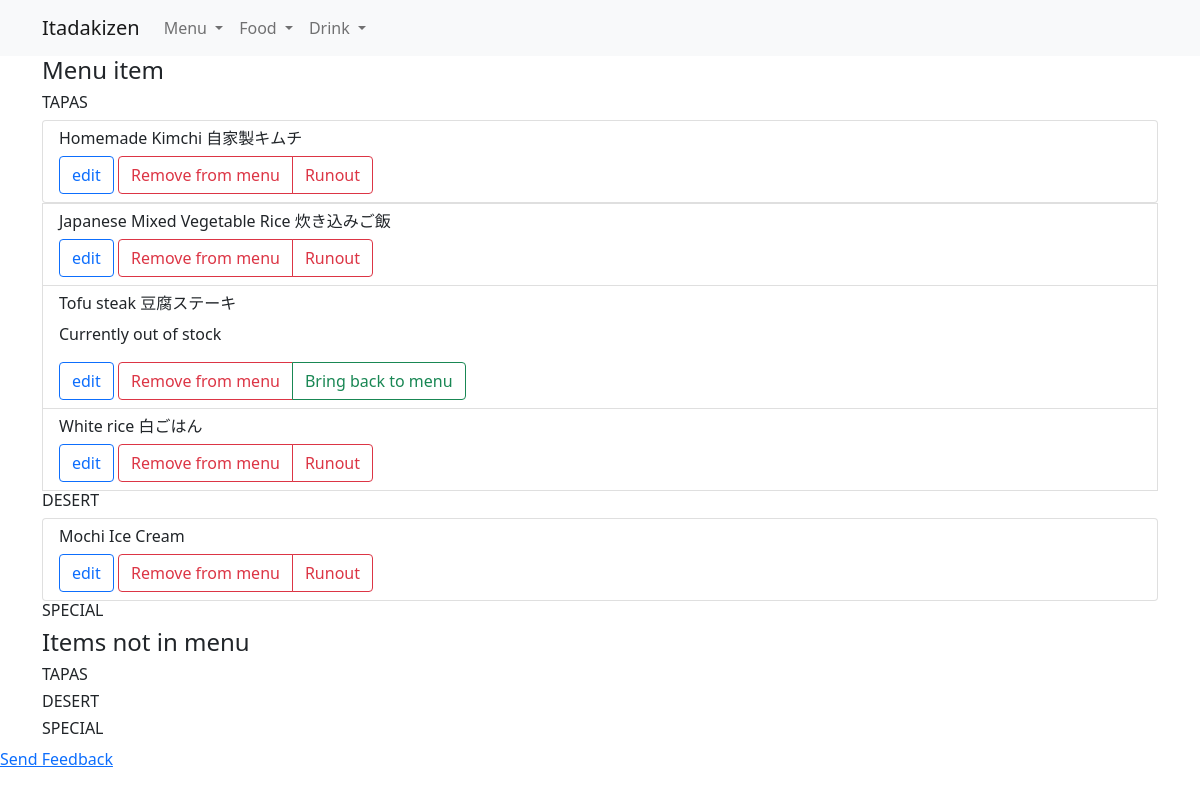
Before: /editfood with the older database file.
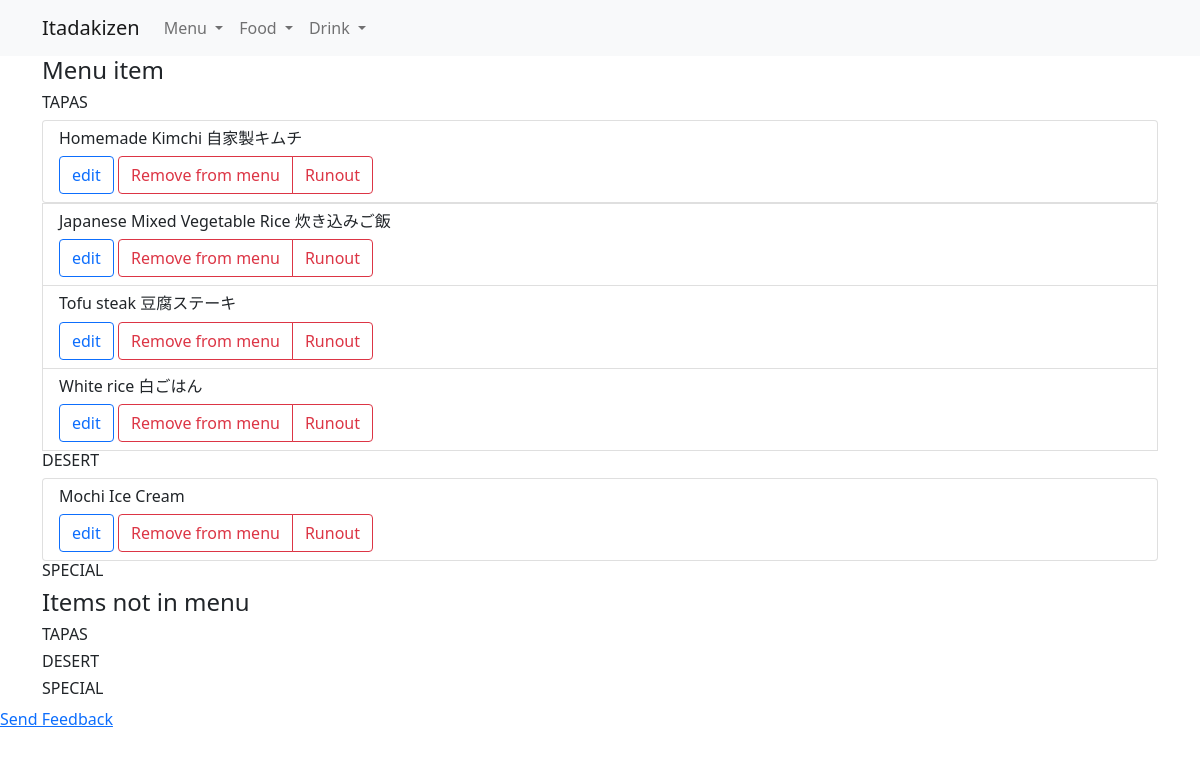
After: the same page with the newer database file.
### menu/models.py (models this page shows)
class FoodMenuItem(models.Model):
    item_name = models.CharField(max_length=100, null=False, blank=False, primary_key=True)
    CATEGORY_CHOICES = [
        ('TAPAS', 'Tapas'),
        ('DESERT', 'Desert'),
        ('SPECIAL', 'Special')
    ]
    category = models.CharField(max_length=50, choices=CATEGORY_CHOICES, null=False, blank=False)
    description = models.CharField(max_length=500, null=True, blank=True)
    price = models.DecimalField(max_digits=6, decimal_places=2, null=False, blank=False)
    active = models.BooleanField(default=True)
    runout = models.BooleanField(default=False)
    glueten_free = models.BooleanField(default=False)
    glueten_free_option = models.BooleanField(default=False)
    onion_garlic_free_option = models.BooleanField(default=False)
    sesame = models.BooleanField(default=False)
    soybeans = models.BooleanField(default=False)
    nuts = models.BooleanField(default=False)
    peanuts = models.BooleanField(default=False)
    mustard = models.BooleanField(default=False)

### menu/views.py (the view)
# urls.py: path('editfood', views.editFood, name='edit-food'),
def editFood(request):
    food_menu = FoodMenuItem.objects.all().order_by('item_name')
    link = 'food'
    food_category = FoodMenuItem._meta.get_field('category').choices
    category = []
    for c in food_category:
        category.append(c[0])
    return render(request, "menu/edit.html", {'menu':food_menu, 'link':link, 'categories':category})

### menu/templates/menu/edit.html (shortened to what this page needs)
{% include "./header.html" %}
<body>
  {% include "./nav.html" %}
  <div class="container">
    <h4>Menu item</h4>
    {% for category in categories %}
    <h6>{{ category }}</h6>
    <ul class="list-group">
      {% for item in menu %}
      {% if item.category == category %}
        {% if item.active == True %}
          <li class="list-group-item">
            <h6>{{ item.item_name }}</h6>
            {% if item.runout == True %}
            <p>Currently out of stock</p>
            {% endif %}
            <a class="btn btn-outline-primary" role="button" href="/update/{{ link }}/{{ item.item_name }}">edit</a>
              <div class="btn-group" role="group" aria-label="Basic mixed styles example">
                  {% if item.active %}
                    <a class="btn btn-outline-danger" id="edit-button" role="button" href="/active/{{ link }}/{{ item.item_name}}">Remove from menu</a>
                  {% endif %}
                  {% if item.runout %}
                    <a class="btn btn-outline-success" id="edit-button" role="button" href="/runout/{{ link }}/{{ item.item_name }}">Bring back to menu</a>
                  {% else %}
                    <a class="btn btn-outline-danger" id="edit-button" role="button" href="/runout/{{ link }}/{{ item.item_name }}">Runout</a>
                  {% endif %}
              </div>
          </li>
        </ul>
      {% endif %}
      {% endif %}
      {% endfor  %}
    {% endfor %}
    <h4>Items not in menu</h4>
    {% for category in categories %}
    <h6>{{ category }}</h6>
    {% endfor %}
  </div>
{% include "./footer.html" %}
</body>

Changed rows visible on the page:
changed FoodMenuItem "Tofu steak 豆腐ステーキ": runout True → False (drawn)
Other visible differences:
list line gone: "Currently out of stock Bring back to menu"
new list line: "Runout"
